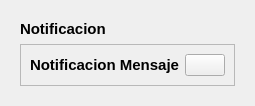
        <widget class="QCustomSlideMenu" name="emergenteNotificacionContenedor" native="true">
         <layout class="QVBoxLayout" name="verticalLayout_24">
          <item>
           <widget class="QWidget" name="emergenteNotificacionSubContenedor" native="true">
            <layout class="QVBoxLayout" name="verticalLayout_25">
             <item>
              <widget class="QLabel" name="label_17">
               <property name="font">
                <font>
                 <pointsize>11</pointsize>
                 <weight>75</weight>
                 <bold>true</bold>
                </font>
               </property>
               <property name="text">
                <string>Notificacion</string>
               </property>
              </widget>
             </item>
             <item>
              <widget class="QFrame" name="frame_10">
               <property name="frameShape">
                <enum>QFrame::StyledPanel</enum>
               </property>
               <property name="frameShadow">
                <enum>QFrame::Raised</enum>
               </property>
               <layout class="QHBoxLayout" name="horizontalLayout_9">
                <item>
                 <widget class="QLabel" name="label_16">
                  <property name="sizePolicy">
                   <sizepolicy hsizetype="Expanding" vsizetype="Preferred">
                    <horstretch>0</horstretch>
                    <verstretch>0</verstretch>
                   </sizepolicy>
                  </property>
                  <property name="font">
                   <font>
                    <pointsize>11</pointsize>
                    <weight>75</weight>
                    <bold>true</bold>
                   </font>
                  </property>
                  <property name="text">
                   <string>Notificacion Mensaje</string>
                  </property>
                  <property name="alignment">
                   <set>Qt::AlignCenter</set>
                  </property>
                 </widget>
                </item>
                <item alignment="Qt::AlignRight">
                 <widget class="QPushButton" name="cerrarNotificacion">
                  <property name="toolTip">
                   <string>Cerrar Notificacion</string>
                  </property>
                  <property name="text">
                   <string/>
                  </property>
                  <property name="icon">
                   <iconset resource="Iconos/iconosNegros.qrc">
                    <normaloff>:/blackIcons/Black/x-circle.svg</normaloff>:/blackIcons/Black/x-circle.svg</iconset>
                  </property>
                  <property name="iconSize">
                   <size>
                    <width>24</width>
                    <height>24</height>
                   </size>
                  </property>
                 </widget>
                </item>
               </layout>
              </widget>
             </item>
            </layout>
           </widget>
          </item>
         </layout>
        </widget>
